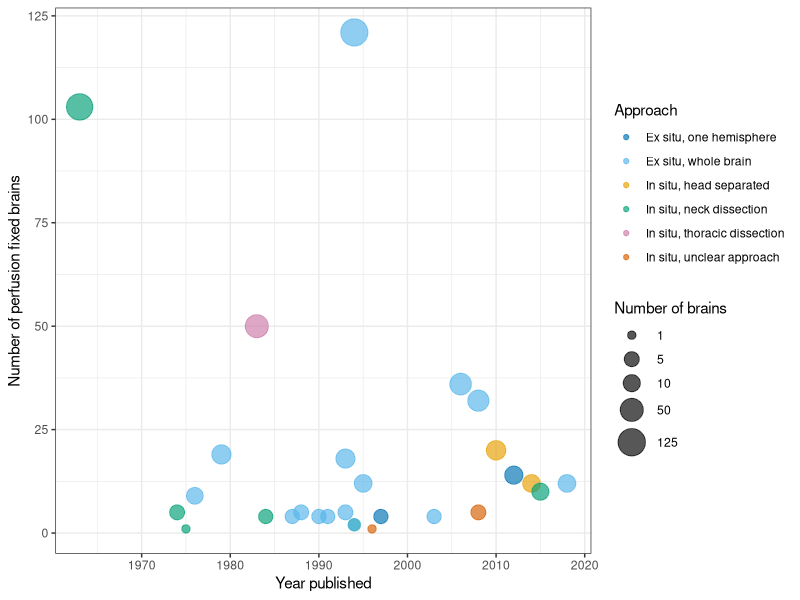

This figure's R source:
library(readxl)
library(ggplot2)
cbPalette = c("#0072B2", "#56B4E9", "#E69F00", "#009E73", "#CC79A7", "#D55E00") #"#F0E442"

setwd("/Users/mckena01/Dropbox/bpf/bp_papers/perfusion/figs/")

approach = read_excel("approach_data.xlsx")

approach = approach[!approach$`Number of perfusion-fixed brains` == "NR", ]
approach = approach[!approach$Approach == "Unclear", ]
approach$Number_brains = as.numeric(approach$`Number of perfusion-fixed brains`)

approach_plot = ggplot(approach, aes(x=Year, y= Number_brains, size = sqrt(Number_brains), color = Approach)) + geom_point(alpha = 0.66) + scale_size_continuous(name = "Number of brains", range=c(2.5,25), breaks = sqrt(c(1, 5, 10, 50, 125)), labels =  c(1, 5, 10, 50, 125), limits = c(1, 125))  + scale_colour_manual(values = cbPalette) + ylab("Number of perfusion fixed brains") + theme_bw()  + xlab("Year published") + scale_x_continuous(breaks  = scales::pretty_breaks(n = 6))
